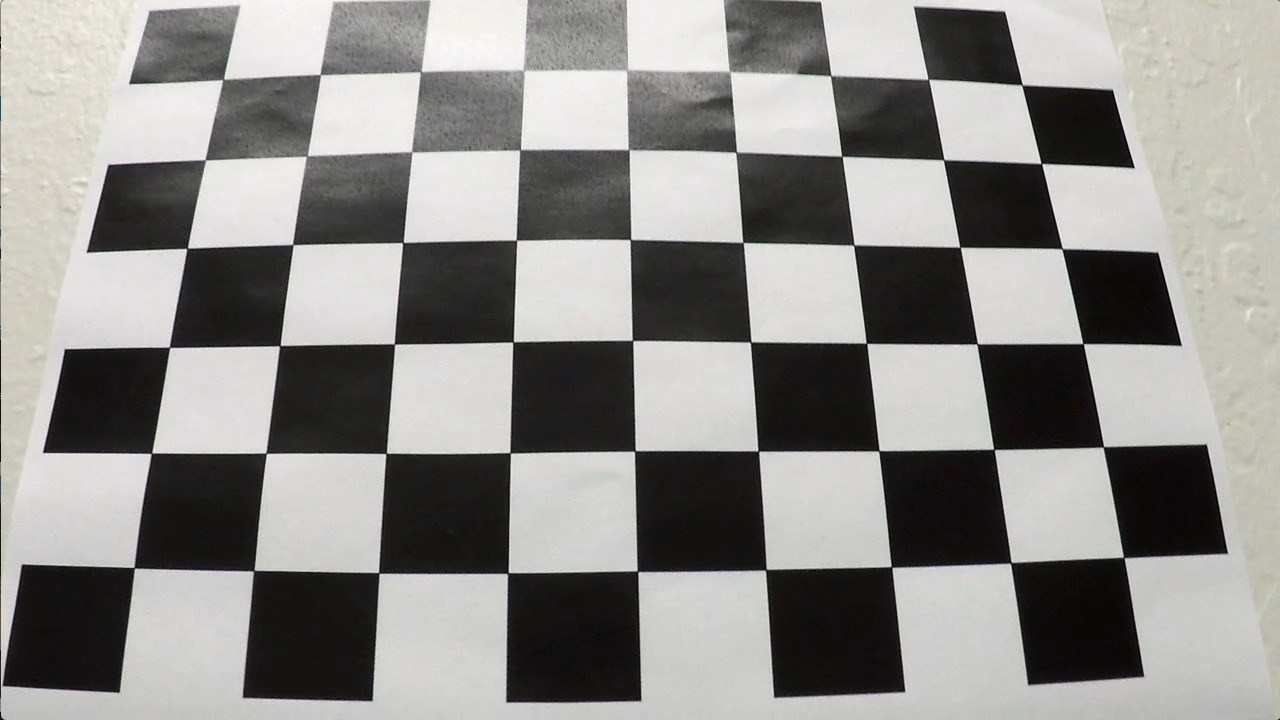
#> input picture camera_cal/calibration3.jpg, 1280 x 720 px
$ python advance_lane_detection.py   (older library calls are emulated)
#> lines starting #> are read from the running program, lines starting #| are printed output that depends on the picture; after the words box and inside, x2 and y2 are one past the last pixel; in counts of white or black regions, pixels touching at a corner belong together
import numpy as np
import cv2
import matplotlib.pyplot as plt
from moviepy.editor import VideoFileClip
from IPython.display import HTML
from moviepy.editor import ImageSequenceClip
from functools import partial

def display_output(img1,img1_title,img2,img2_title):
    f, (ax1, ax2) = plt.subplots(1, 2, figsize=(24, 9))
    f.tight_layout()
    if img2_title == 'Peaks':
        ax1.imshow(img1, cmap = 'gray')
        ax1.set_title(img1_title, fontsize=30)
        plt.plot(img2)
        ax2.set_title(img2_title, fontsize=30)
        plt.subplots_adjust(left=0., right=1, top=0.9, bottom=0.)
    else:
        ax1.imshow(img1)
        ax1.set_title(img1_title, fontsize=30)
        ax2.imshow(img2, cmap='gray')
        ax2.set_title(img2_title, fontsize=30)
        plt.subplots_adjust(left=0., right=1, top=0.9, bottom=0.)
    plt.show()

def camera_calib(img):
    nx = 9 #inside corners along x axis
    ny = 6 #inside corners along y axis
    canvas = np.copy(img)
    # Prepare object points, like (0,0,0), (1,0,0), (2,0,0) ....,(6,5,0)
    objp = np.zeros((nx * ny, 3), np.float32)
    objp[:,:2] = np.mgrid[0:nx, 0:ny].T.reshape(-1, 2)

    # Arrays to store object points and image points from all the images.
    objpoints = [] # 3d points in real world space
    imgpoints = [] # 2d points in image plane.

    #Convert to grayscale
    gray = cv2.cvtColor(canvas, cv2.COLOR_BGR2GRAY)

    #Find chessboard corners
    ret, corners = cv2.findChessboardCorners(gray, (nx,ny), None)
    #print(ret)
    if ret == True:
        imgpoints.append(corners)
        objpoints.append(objp)
        cv2.drawChessboardCorners(canvas, (nx,ny), corners, ret)
        #plt.imshow(img)
        #plt.show()

    # Camera calibration, given object points, image points, and the shape of the grayscale image,
    # returns distortion coefficients (dist) camera matrix (mtx), camera position in the world, rotation (rvecs), translation (tvecs)

    ret,mtx,dist,rvecs,tvecs = cv2.calibrateCamera(objpoints,imgpoints, gray.shape[::-1], None,None)
    return mtx,dist,nx,ny

def distort_correction(img, mtx,dist):
    undist_image = cv2.undistort(img,mtx,dist,None,None)
    display_output(img,'Original image',undist_image,'undistorted_image')
    return undist_image

def warp(img,mtx,dist,src_points,dst_points):
    img_size = (img.shape[1], img.shape[0]) # width x height
    # Undistort using mtx and dist
    undist = distort_correction(img,mtx,dist)
    # Convert to grayscale
    gray = cv2.cvtColor(img, cv2.COLOR_BGR2GRAY)
    # use cv2.getPerspectiveTransform() to get M, the transform matrix
    M = cv2.getPerspectiveTransform(src_points,dst_points)
    # use.cv2.getPerspectiveTransform() to get Minv, the inverse transform matrix
    Minv = cv2.getPerspectiveTransform(dst_points, src_points)
    # use cv2.warpPerspective() to warp your image to a top-down view
    warped = cv2.warpPerspective(undist, M, img_size)

    display_output(img,'Original image',warped,'Warped image')

    return M,Minv,warped

def sobel_threshold(warped_img, orient, thresh_min=0, thresh_max=255, sobel_kernel = 3):
    # pass a single colour channel to the cv2.sobel() function, convert to grayscale
    gray = cv2.cvtColor(warped_img, cv2.COLOR_RGB2GRAY)
    #Check orientation and apply derivative
    if orient == 'x':
        der = np.absolute(cv2.Sobel(gray,cv2.CV_64F, 1, 0))
    if orient == 'y':
        der = np.absolute(cv2.Sobel(gray,cv2.CV_64F, 0, 1))

    #convert image to 8-bit
    scaled_der = np.uint8(255*der/np.max(der))

    binary_img = np.zeros_like(scaled_der)
    #Thresholding
    binary_img[(scaled_der>=thresh_min)&(scaled_der<=thresh_max)] =1

    display_output(warped_img,'Warped image',binary_img,f'Sobel_{orient}')
    return binary_img

def mag_der_thresh(warped, mag_thresh,sobel_kernel = 9):
    #convert to grayscale
    gray = cv2.cvtColor(warped, cv2.COLOR_RGB2GRAY)
    # calulate the derivative in the x and y direction using Sobel operator
    sobelx = cv2.Sobel(gray, cv2.CV_64F, 1, 0, ksize=sobel_kernel)
    sobely = cv2.Sobel(gray, cv2.CV_64F, 0, 1, ksize=sobel_kernel)
    # calculate the gradient magnitude
    gradmag = np.sqrt(sobelx**2 + sobely**2)
    #rescale to 8-bit
    scale_factor = np.max(gradmag)/255
    gradmag = (gradmag/scale_factor).astype(np.uint8)
    # Create a binary image of ones where threshold is met, zeros otherwise
    binary_output = np.zeros_like(gradmag)
    binary_output[(gradmag >= mag_thresh[0]) & (gradmag <= mag_thresh[1])] = 1
    display_output(warped,'Original image',binary_output,'gradient magnitude')
    return binary_output

def dir_der_thresh(warped,dir_thresh,sobel_kernel = 15):
    # Grayscale
    gray = cv2.cvtColor(warped, cv2.COLOR_RGB2GRAY)
    # Calculate the x and y gradients
    sobelx = cv2.Sobel(gray, cv2.CV_64F, 1, 0, ksize=sobel_kernel)
    sobely = cv2.Sobel(gray, cv2.CV_64F, 0, 1, ksize=sobel_kernel)
    # Take the absolute value of the gradient direction,
    # apply a threshold, and create a binary image result
    absgraddir = np.arctan2(np.absolute(sobely), np.absolute(sobelx))
    binary_output =  np.zeros_like(absgraddir)
    binary_output[(absgraddir >= dir_thresh[0]) & (absgraddir <= dir_thresh[1])] = 1

    display_output(warped,'Original image',binary_output,'gradient direction')
    return binary_output

def hls_thresholding(warped, color_thresh_s = (0,255), color_thresh_l = (0,255)):
    #convert to hls colorspace
    hls = cv2.cvtColor(warped, cv2.COLOR_RGB2HLS) #RGB as we are using CV2
    #Isolate for saturation channel as its best at identifying lane lines in most scenarios (shadows)
    h_channel = hls[:,:,0]
    l_channel = hls[:,:,1]
    s_channel = hls[:,:,2]
    binary_output_s = np.zeros_like(s_channel)
    binary_output_l = np.zeros_like(l_channel)

    # apply thresholds to isolate lane lines
    binary_output_s[(s_channel > color_thresh_s[0]) & (s_channel <= color_thresh_s[1])] = 1
    binary_output_l[(l_channel > color_thresh_l[0]) & (l_channel <= color_thresh_l[1])] = 1
    display_output(warped,'Original image',binary_output_s,'S-channel Thresholding')
    display_output(warped,'Original image',binary_output_l,'L-channel Thresholding')
    return binary_output_s,binary_output_l

# [357 lines left out: functions hsv_thresholding, combined_thresh, histogram_filter, fit_poly, search_from_prior, generate_data and 3 more, not called in this run]


if __name__ == '__main__':
    #Function to calibrate camera.
    img_calib = cv2.imread('./camera_cal/calibration3.jpg')
#> img_calib is the input picture: shape (720, 1280, 3); mean B, G, R 138.1, 141, 141.8
    #Getting matrix and distortion coefficients to undistort image
    mtx,dist,nx,ny = camera_calib(img_calib)
#> in camera_calib, `ret, corners = cv2.findChessboardCorners(gray, (nx,ny), None)`: ret = True; corners = 54 rows, first 8: [224.4, 78.44], [319.5, 74.21], [421.5, 70.78], [524.5, 70.76], [625.8, 70.84], [729.5, 71.51], [830.6, 75.96], [927.9, 78.63]
#> in camera_calib, `cv2.drawChessboardCorners(canvas, (nx,ny), corners, ret)`: canvas: shape (720, 1280, 3); 3.66% of pixels changed, all inside (x1, y1, x2, y2) = (128, 65, 1131, 581)
#> in camera_calib, `ret,mtx,dist,rvecs,tvecs = cv2.calibrateCamera(objpoints,imgpoints, gr..`: ret = 1.12; mtx = [[1364.2, 0, 697.7], [0, 1379.1, 344.7], [0, 0, 1]]; dist = [[-0.327, -0.363, 0.018, -0.00245, 1.48]]; rvecs = ([-0.514, -0.0895, -0.0234],); tvecs = ([-4.67, -2.64, 12.53],)
#> dist = [[-0.327, -0.363, 0.018, -0.00245, 1.48]]; nx = 9; ny = 6

    ############ USE THESE LINES OF CODE TO TEST ON IMAGES##################################
    undist_image = distort_correction(img_calib,mtx,dist)
#> (the call stopped at in display_output, `f, (ax1, ax2) = plt.subplots(1, 2, figsize=(24, 9))`: IPython is not available in this run)
    BGR_img = cv2.imread("./test_images/test5.jpg")
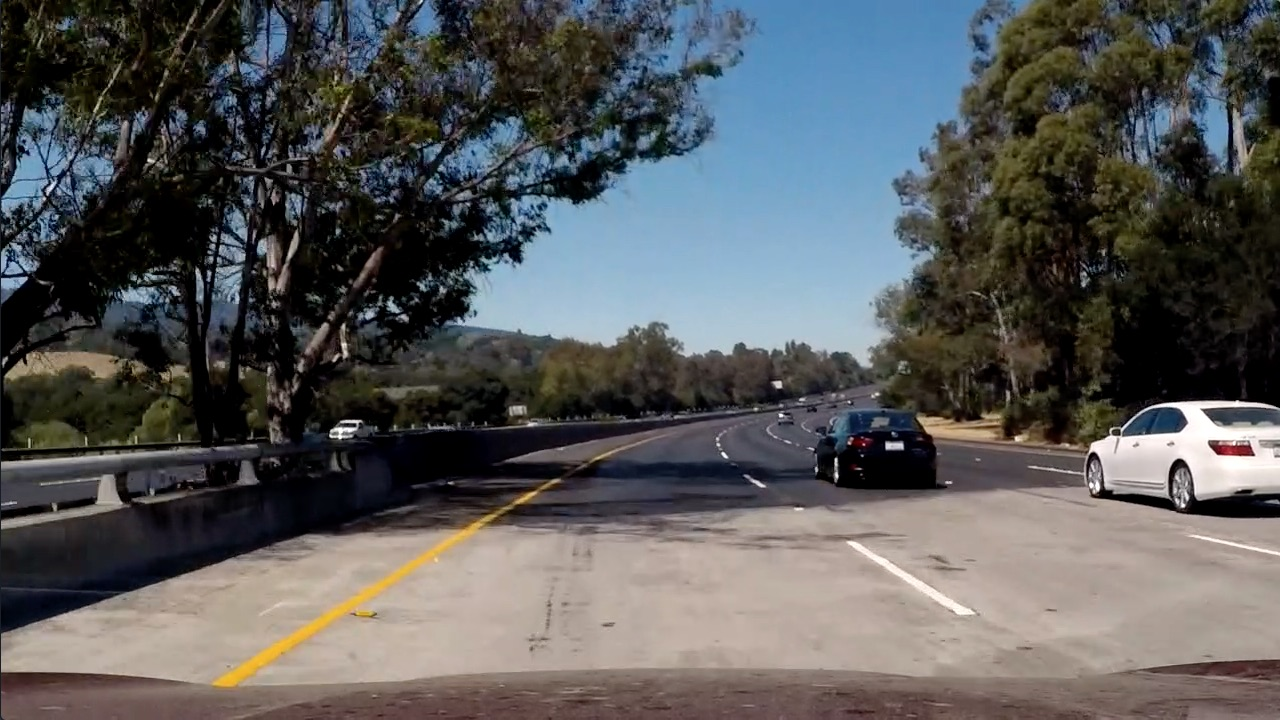
#> input picture test_images/test5.jpg, 1280 x 720 px
#> BGR_img is the input picture: shape (720, 1280, 3); mean B, G, R 89.8, 89.3, 88.5
    #Convert cv2 back to RGB after reading in
    img = cv2.cvtColor(BGR_img, cv2.COLOR_BGR2RGB)
    img_size = (img.shape[1], img.shape[0]) # width x height
#> img_size = (1280, 720)
    src = np.float32([(701,459),  #top right
                (1055,680), #bottom right
                (265,680),  #bottom left
                (580,459)]) #top left

    #Offset from corners for dst points.
    offset = 300

    dst = np.float32([(img_size[0] - offset,0), #top right
                  (img_size[0]-offset, img_size[1]), #bottom right
                   (offset,img_size[1]), #bottom left
                   (offset,0)]) #top left
    #Perspective transform to get a top view of the lane lines
    M,Minv,warped=warp(img,mtx,dist,src,dst)
#> (the call stopped at in display_output, `f, (ax1, ax2) = plt.subplots(1, 2, figsize=(24, 9))`: IPython is not available in this run)
#> in warp, `warped = cv2.warpPerspective(undist, M, img_size)`:
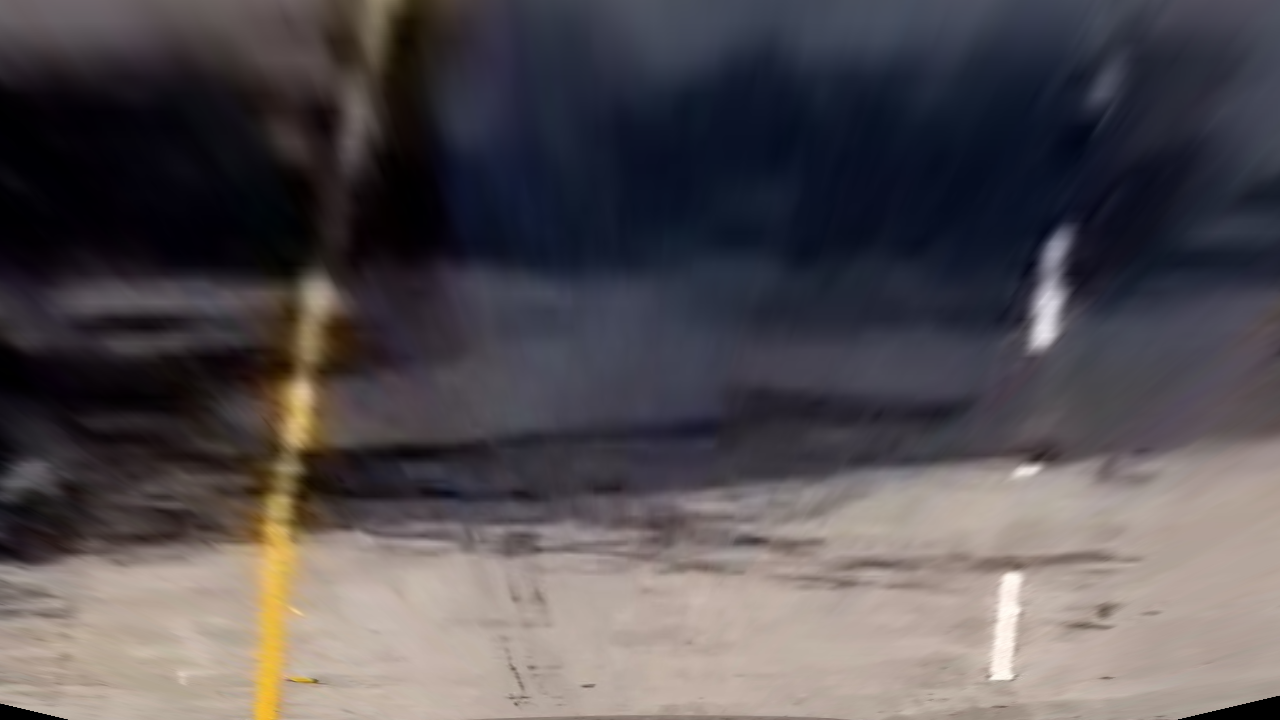
#> warped: shape (720, 1280, 3); mean R, G, B 83.8, 78.5, 81.6
#> (the call stopped at in display_output, `f, (ax1, ax2) = plt.subplots(1, 2, figsize=(24, 9))`: IPython is not available in this run)
#> M = [[-0.536, -1.48, 961.6], [-2.16e-16, -2.03, 931.3], [0, -0.00239, 1]]; Minv = [[0.178, -0.749, 526.6], [0, -0.493, 459], [0, -0.00118, 1]]
    #Thresholding values to apply sobel operator
    thresh_min = 20
    thresh_max = 200
    #SOBEL
    sobel_threshold(warped,'x',thresh_min,thresh_max)
#> (the call stopped at in display_output, `f, (ax1, ax2) = plt.subplots(1, 2, figsize=(24, 9))`: IPython is not available in this run)
    #Magnitude of derivative thresholding
    mag_der_thresh(warped,(30,100))
#> in mag_der_thresh, `gradmag = np.sqrt(sobelx**2 + sobely**2)`:
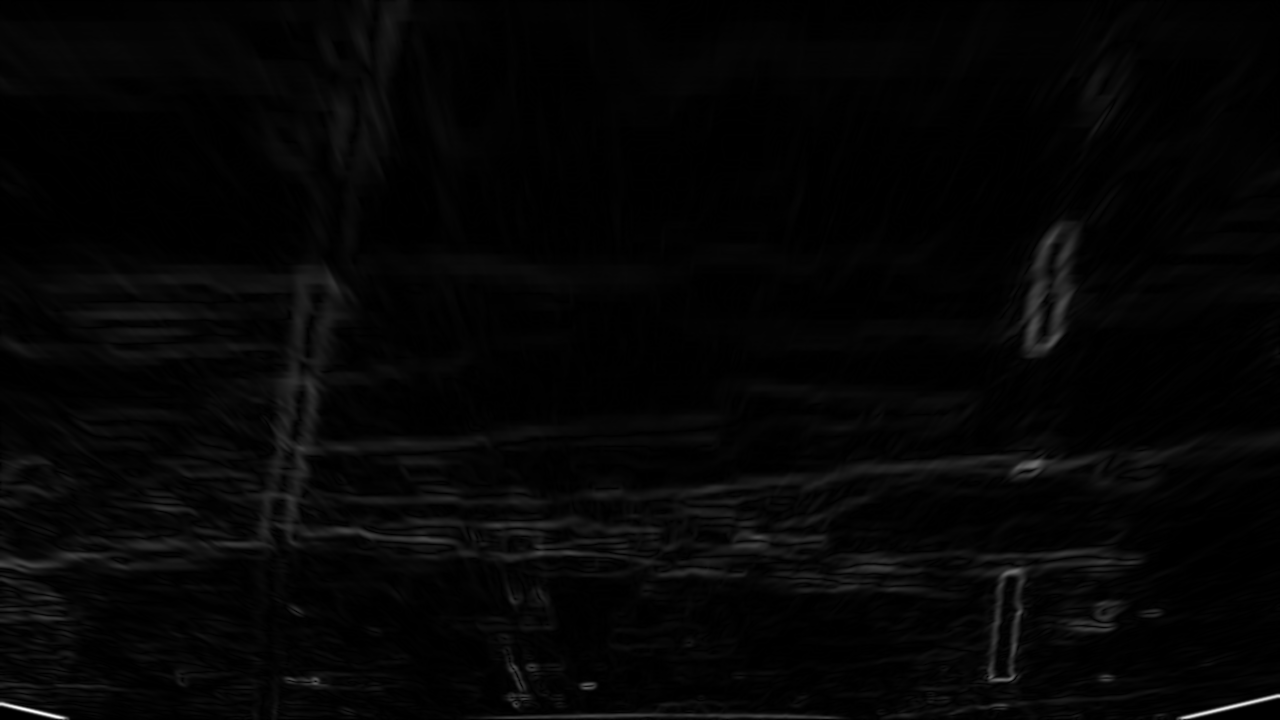
#> gradmag: shape (720, 1280) float64; min 0, max 1680870.4, mean 36946.1; drawn with min black and max white
#> in mag_der_thresh, `scale_factor = np.max(gradmag)/255`: scale_factor = 6591.6
#> (the call stopped at in display_output, `f, (ax1, ax2) = plt.subplots(1, 2, figsize=(24, 9))`: IPython is not available in this run)
    #Direction derivative thresholding
    dir_der_thresh(warped, (1.3,1.6))
#> (the call stopped at in display_output, `f, (ax1, ax2) = plt.subplots(1, 2, figsize=(24, 9))`: IPython is not available in this run)
    #HLS color space thresholding
    hls_thresholding(warped, (120,255))
#> in hls_thresholding, `hls = cv2.cvtColor(warped, cv2.COLOR_RGB2HLS)`: hls: shape (720, 1280, 3); mean of channels 0, 1, 2 83, 82.3, 56.7
#> in hls_thresholding, `s_channel = hls[:,:,2]`:
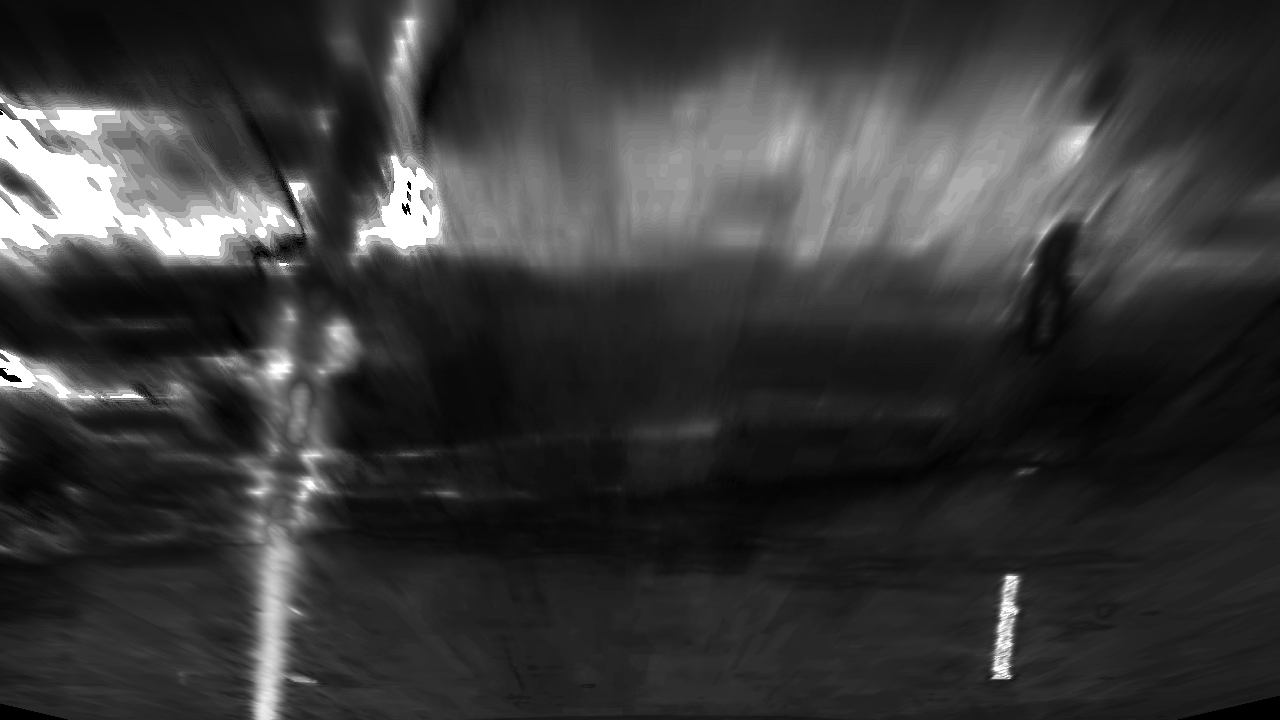
#> s_channel: shape (720, 1280); min 0, max 255, mean 56.7
#> (the call stopped at in display_output, `f, (ax1, ax2) = plt.subplots(1, 2, figsize=(24, 9))`: IPython is not available in this run)
#> (the run stopped early here; a loop or call above may not have finished)
